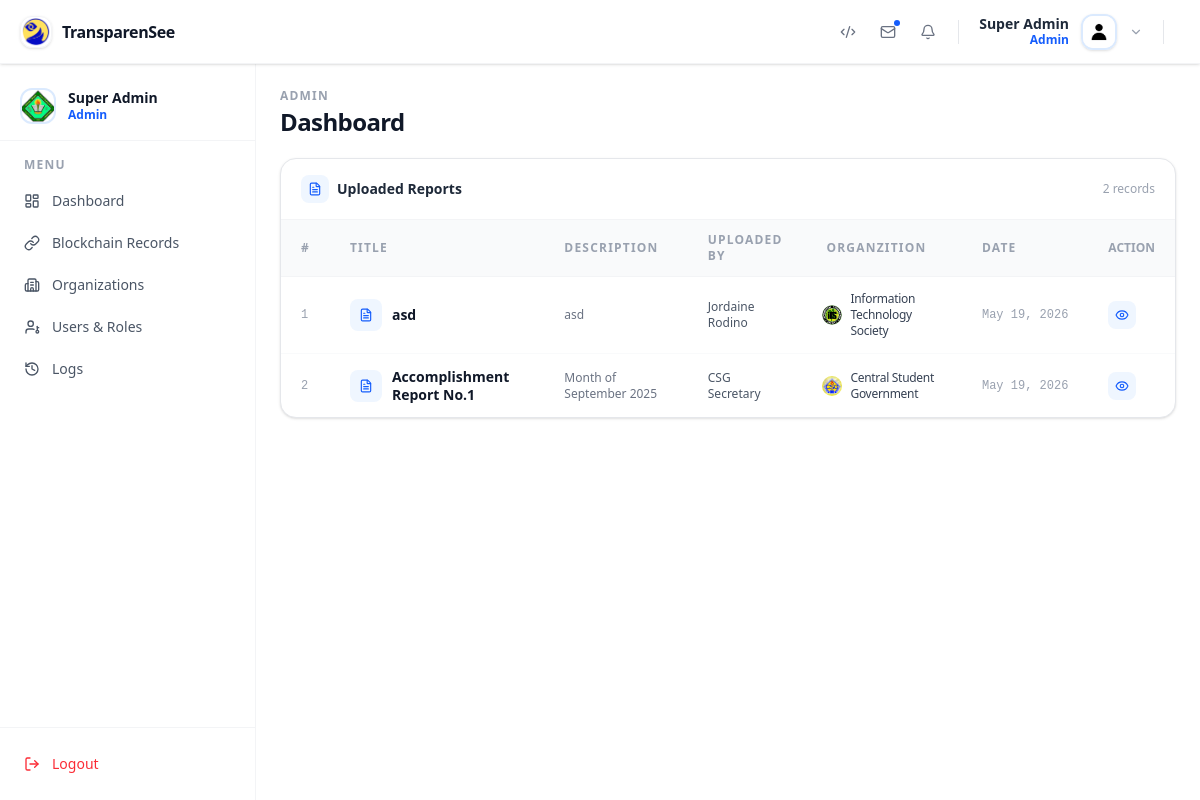
/officer/accomplishment-report/ (signed in), run on an earlier commit of the app's database.
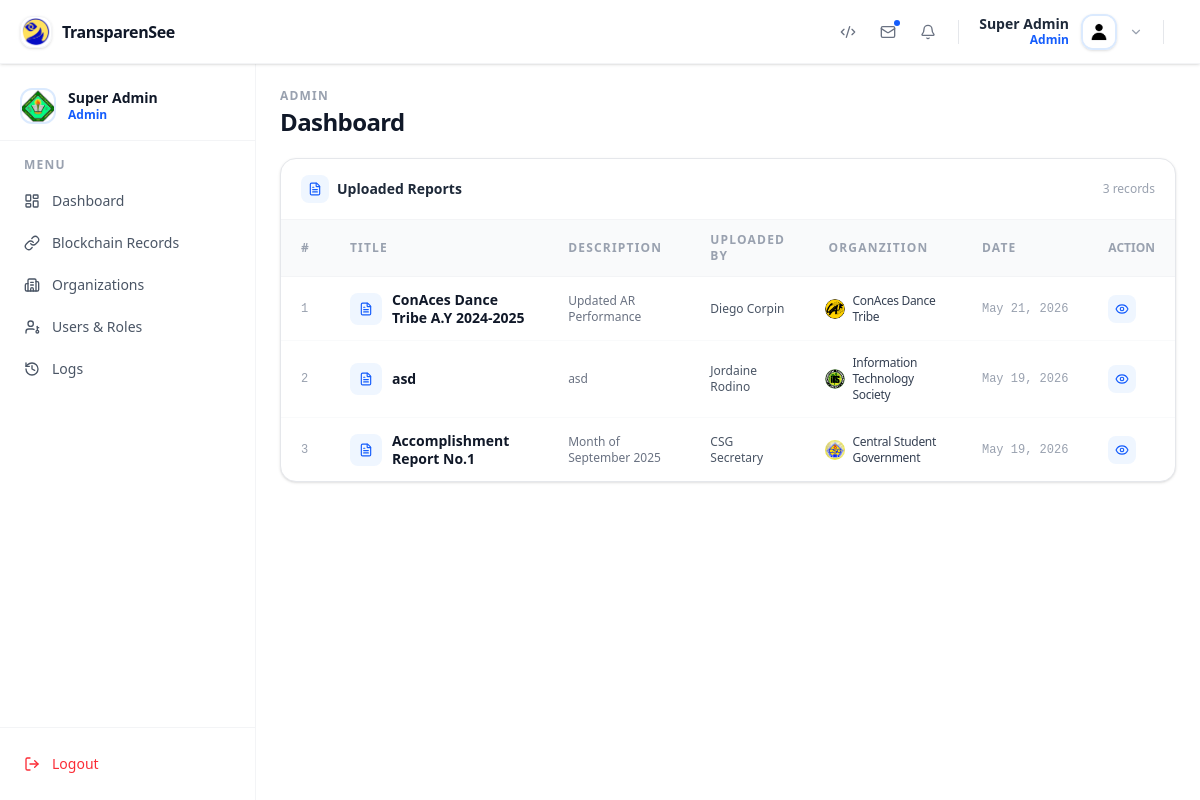
And on a later commit of the database.
### app/models.py (models this page shows, shortened)
class AccomplishmentReport(models.Model):
    organization = models.ForeignKey(Organization, on_delete=models.CASCADE, related_name='accomplishment_report')
    created_by = models.ForeignKey(User, on_delete=models.CASCADE, related_name='secretary')
    title = models.CharField(max_length=100)
    desciption = models.TextField()
    report_file = models.FileField(upload_to='accomplishment_reports/', blank=True, null=True)
    created_at = models.DateTimeField(auto_now_add=True)
    class Meta:
        ordering = ['-created_at']

class Organization(models.Model):
    PROGRAM_CHOICE = [
        ("BSIT", "Bachelor of Science in Information Technology"),
        ("BSCS", "Bachelor of Science in Computer Science"),
        ("BSP", "Bachelor of Science in Psychology"),
        ("BSED", "Bachelor of Secondary Education"),
        ("BSHM", "Bachelor of Science in Hospitality Management"),
        ("BSC", "Bachelor of Science in Criminology"),
        ("BSBA-MM", "Bachelor of Science in Bussiness Administration - Marketing Management"),
        ("BSBA-HR", "Bachelor of Science in Bussiness Admisnustration - Human Resource Management"),
        ("all_program", "All Program"),
    ]
    ORG_CATEGORY = [
        ('academic', 'Academic'),
        ('non_academic', 'Non-Academic'),
        ('performing_arts', 'Performing Arts'),
        ('student_council', 'Student Council'),
        ('student_publication', 'Student Publication'),
    ]
    name = models.CharField(max_length=100)
    logo = models.ImageField(upload_to='organization/logos', blank=True, null=True)
    program = models.CharField(choices=PROGRAM_CHOICE, blank=True, null=True)
    category = models.CharField(max_length=50, choices=ORG_CATEGORY)
    description = models.TextField()
    balance = models.DecimalField(max_digits=12, decimal_places=2, null=True, blank=True)
    society_fee_amount = models.DecimalField(max_digits=10,decimal_places=2,default=0)
    createdAt = models.DateTimeField(auto_now=True)
    def __str__(self):
        return self.name

### accounts/models.py (models this page shows)
class CustomUser(AbstractUser):
    ROLE_CHOICES = [
        ('admin', 'Admin'),
        ('campus_admin', 'Campus Admin'),
        ('adviser', 'Adviser'),
        ('co_adviser', 'Co-Adviser'),
        ('treasurer', 'Treasurer'),
        ('auditor', 'Auditor'),
        ('president', 'President'),
        ('vice_president', 'Vice-President'),
        ('secretary', 'Secretary'),
        ('student', 'Student'),
        ('head', 'Head')
    ]
    middle_name = models.CharField(max_length=50, blank=True)
    role = models.CharField( max_length=20, choices=ROLE_CHOICES)
    profile_image = models.ImageField(upload_to="profile_pictures", blank=True, null=True)
    REQUIRED_FIELDS = ['email', 'first_name', 'last_name']
    objects = CustomUserManager()

### app/views/organization_officers/officers.py (the view)
# urls.py: path('officer/accomplishment-report/', AccomplishmentReportView.as_view(), name='accomplishment_report'),
class AccomplishmentReportView(RoleRequireMixin, ListView):
    template_name = 'app/officer/accomplishment_report.html'
    role_required = ['treasurer', 'auditor', 'president', 'vice_president', 'co_adviser', 'adviser', 'head', 'campus_admin', 'admin', 'secretary']
    model = AccomplishmentReport
    role_templates = {
        'treasurer': 'app/officer/treasurer/sidebar.html',
        'auditor': 'app/officer/auditor/sidebar.html',
        'president': 'app/officer/president/sidebar.html',
        'vice_president': 'app/officer/president/sidebar.html',
        'adviser': 'app/adviser/sidebar.html',
        'co_adviser': 'app/adviser/sidebar.html',
        'head': 'app/heads/sidebar.html',
        'campus_admin': 'app/campus_admin/sidebar.html',
        'admin': 'app/superadmin/sidebar.html',
        "secretary":    "app/officer/secretary/sidebar.html",
    }
    def get_organization(self):
        user = self.request.user
        if hasattr(user, 'officer'):
            return user.officer.organization
        elif hasattr(user, 'adviser'):
            return user.adviser.organization
        elif hasattr(user, 'co_adviser'):
            return user.adviser.organization
        return None
    def get_context_data(self, **kwargs):
        context = super().get_context_data(**kwargs)
        user = self.request.user
        org = self.get_organization()
        qs = AccomplishmentReport.objects.all()
        if org:
            qs = AccomplishmentReport.objects.filter(organization=org)
        context['accomplishment_report'] = qs
        context['base_template'] = self.role_templates.get(user.role, 'app/base.html')
        return context

### app/context_processors.py (called while the page is built)
def notifications(request):
    if request.user.is_authenticated:
        notifications = Notification.objects.filter(
            recipient=request.user
        ).order_by("-created_at")[:5]
        unread_count = Notification.objects.filter(
            recipient=request.user,
            is_read=False
        ).count()
        return {
            "notifications": notifications,
            "unread_count": unread_count,
        }
    return {
        "notifications": [],
        "unread_count": 0,
    }

### app/views/mixins.py (called while the page is built)
    def dispatch(self, request, *args, **kwargs):
        if not request.user.is_authenticated:
            return self.handle_no_permission()
        required_roles = self.role_required
        if isinstance(required_roles, str):
            required_roles = [required_roles]
        if required_roles and request.user.role not in required_roles:
            raise PermissionDenied
        return super().dispatch(request, *args, **kwargs)

### app/templates/app/officer/accomplishment_report.html (shortened to what the changed rows need)
{% extends base_template %}
{% load static %}
{% block con %}
<div class="px-6 py-6 flex flex-col gap-5">
 <div>
    <h1 class="text-2xl font-extrabold text-gray-900 tracking-tight">Dashboard</h1>
  </div>
  <div class="bg-white rounded-2xl border border-gray-200 shadow-sm overflow-hidden">
    <div class="px-5 py-4 border-b border-gray-100 flex items-center justify-between">
      <div class="flex items-center gap-2">
        <div class="w-7 h-7 rounded-lg bg-blue-50 flex items-center justify-center">
        </div>
        <p class="text-sm font-bold text-gray-800">Uploaded Reports</p>
      </div>
      <span class="text-xs text-gray-400 font-medium">{{ accomplishment_report|length }} record{{ accomplishment_report|length|pluralize }}</span>
    </div>
    {% if accomplishment_report %}
      <div class="overflow-x-auto">
        <table class="w-full text-sm">
          <thead class="bg-gray-50 border-b border-gray-100">
            <tr>
              <th class="px-5 py-3 text-left text-xs font-bold tracking-widest text-gray-400 uppercase">#</th>
              <th class="px-5 py-3 text-left text-xs font-bold tracking-widest text-gray-400 uppercase">Title</th>
              <th class="px-5 py-3 text-left text-xs font-bold tracking-widest text-gray-400 uppercase">Description</th>
              <th class="px-5 py-3 text-left text-xs font-bold tracking-widest text-gray-400 uppercase">Uploaded By</th>
              <th class="px-5 py-3 text-left text-xs font-bold tracking-widest text-gray-400 uppercase">Organzition</th>
              <th class="px-5 py-3 text-left text-xs font-bold tracking-widest text-gray-400 uppercase">Date</th>
              <th class="px-5 py-3 text-left text-xs font-bold tracking-widests text-gray-400 uppercase">Action</th>
            </tr>
          </thead>
          <tbody class="divide-y divide-gray-50">
            {% for report in accomplishment_report %}
            <tr class="hover:bg-blue-50/40 transition-colors duration-150">
              <td class="px-5 py-3.5 text-xs text-gray-400 font-mono">{{ forloop.counter }}</td>
              <td class="px-5 py-3.5">
                <div class="flex items-center gap-2.5">
                  <div class="w-8 h-8 rounded-lg bg-blue-50 flex items-center justify-center shrink-0">
                    <i data-lucide="file-text" class="w-3.5 h-3.5 text-blue-600"></i>
                  </div>
                  <p class="font-semibold text-gray-900 text-sm leading-tight">{{ report.title }}</p>
                </div>
              </td>
              <td class="px-5 py-3.5 max-w-xs">
                <p class="text-xs text-gray-500 line-clamp-2">{{ report.desciption }}</p>
              </td>
              <td class="px-5 py-3.5 text-xs text-gray-600 font-medium">
                {{ report.created_by.get_full_name|default:report.created_by.username }}
              </td>
              {% if not org %}
                <td class="px-4 py-3.5">
                  <div class="flex items-center gap-2">
                    {% if report.organization.logo %}
                    <img src="{{ report.organization.logo.url }}" alt="" class="w-5 h-5 rounded-full object-cover">
                    {% endif %}
                    <p class="text-xs font-medium text-gray-700 tracking-tight">{{ report.organization }}</p>
                  </div>
                </td>
                {% endif %}
              <td class="px-5 py-3.5 text-xs text-gray-400 font-mono whitespace-nowrap">
                {{ report.created_at|date:"M d, Y" }}
              </td>
              <td class="px-5 py-3.5">
                {% if report.report_file %}
                  <button
                    type="button"
                    onclick="document.getElementById('report-modal-{{ report.pk }}').showModal()"
                    class="w-7 h-7 flex items-center justify-center rounded-lg bg-blue-50 text-blue-600 hover:bg-blue-100 transition-colors">
                    <i data-lucide="eye" class="w-3.5 h-3.5"></i>
                  </button>
                {% else %}
                  <span class="text-xs text-gray-300 italic">No file</span>
                {% endif %}
              </td>
            </tr>
            {% endfor %}
          </tbody>
        </table>
      </div>
    {% endif %}
  </div>
</div>
{% endblock con %}

What changed in the data, as far as the page shows it:
added AccomplishmentReport: title "ConAces Dance Tribe A.Y 2024-2025", desciption "Updated AR Performance", created_by.get_full_name "Diego Corpin", organization.logo (picture), organization "ConAces Dance Tribe", created_at "May 21, 2026"
Also different on the page:
{{ accomplishment_report|length }}: "2" → "3"
